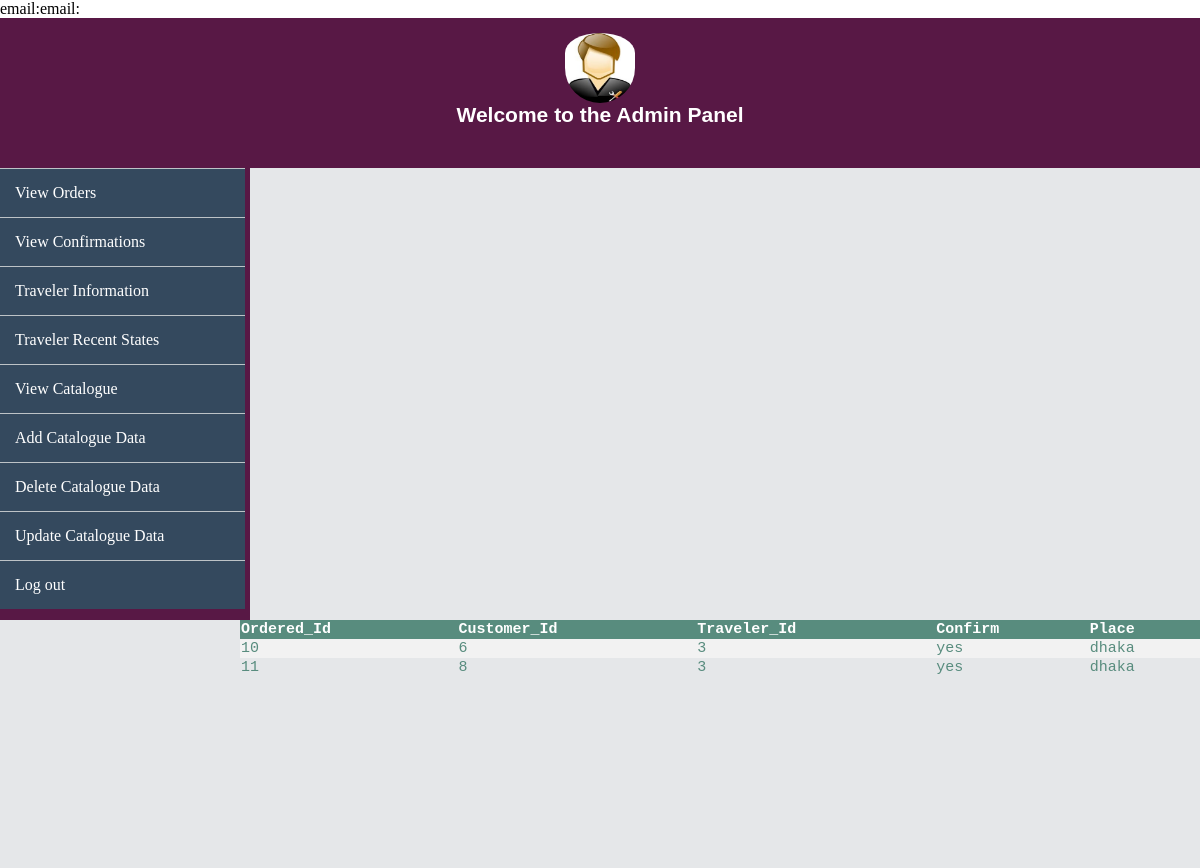
The app's page /anao2/orderView.php with its own data.
### tables this page shows
CREATE TABLE `customer_product` (
  `id` int(11) NOT NULL,
  `cust_id` int(11) DEFAULT NULL,
  `trav_id` int(11) DEFAULT NULL,
  `confirm` varchar(5) DEFAULT 'no',
  `place` varchar(30) DEFAULT 'nai'
);

### anao2/orderView.php (the view)
<?php
include("admin.php");
?>
<div id='data'>
<table>
 <tr>
  <th>Ordered_Id</th>
  <th>Customer_Id</th>
  <th>Traveler_Id</th>
  <th>Confirm</th>
  <th>Place</th>
 </tr>
<?php
	$sql = "SELECT * FROM customer_product";
   	$result=mysqli_query($conn,$sql);
	while($row=mysqli_fetch_assoc($result)){
		echo "<tr><td>" . $row['id']. "</td><td>" . $row["cust_id"] . "</td><td>". $row["trav_id"] . "</td><td>". $row["confirm"] . "</td><td>"
             . $row["place"]. "</td></tr>";
	}
	echo "</table>";
?>
	</div>
	</body>
</html>

### anao2/css/admin.css (style rules this page uses)
body { margin:0px; border:0px; }
#data { height:700px; background:#E5E7E9; }
table { border-collapse: collapse; width: 80%; color: #588c7e; font-family: monospace; font-size: 15px; text-align: left; float:right; }
th { background-color: #588c7e; color: white; }
tr:nth-child(even) { background-color: #f2f2f2; }

### records on screen
customer_product: id "10", cust "6", trav "3", confirm "yes", place "dhaka"
customer_product: id "11", cust "8", trav "3", confirm "yes", place "dhaka"
